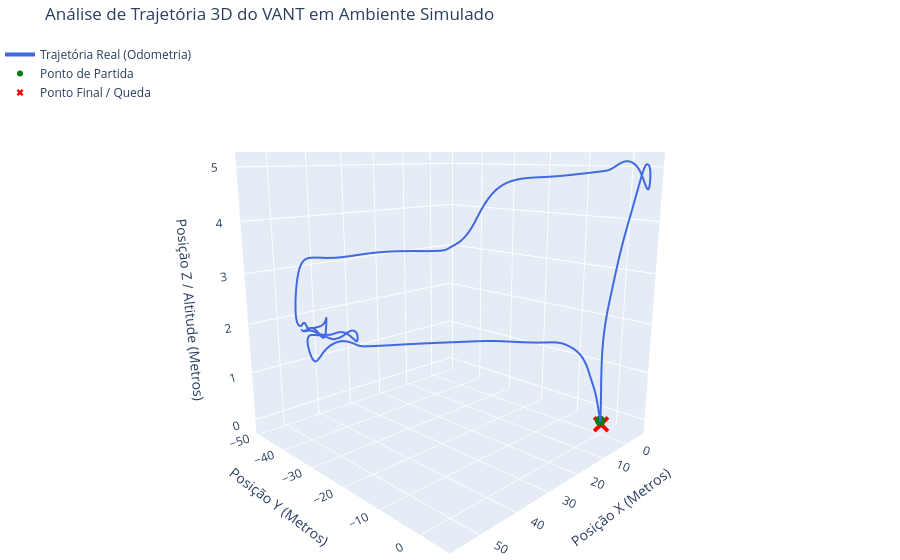

Notebook cell for this chart:
### Code cell
fig_3d = go.Figure()

# Adiciona a linha da Trajetória Real
fig_3d.add_trace(go.Scatter3d(
    x=df['x'], y=df['y'], z=df['altitude'],
    mode='lines',
    line=dict(color='royalblue', width=4),
    name='Trajetória Real (Odometria)'
))

# Adiciona o Ponto de Partida (Verde)
fig_3d.add_trace(go.Scatter3d(
    x=[df['x'].iloc[0]], y=[df['y'].iloc[0]], z=[df['altitude'].iloc[0]],
    mode='markers',
    marker=dict(color='green', size=6),
    name='Ponto de Partida'
))

# Adiciona o Ponto Final (Vermelho, com símbolo de 'X')
fig_3d.add_trace(go.Scatter3d(
    x=[df['x'].iloc[-1]], y=[df['y'].iloc[-1]], z=[df['altitude'].iloc[-1]],
    mode='markers',
    marker=dict(color='red', size=6, symbol='x'),
    name='Ponto Final / Queda'
))

fig_3d.update_layout(
    title='Análise de Trajetória 3D do VANT em Ambiente Simulado',
    scene=dict(
        xaxis_title='Posição X (Metros)',
        yaxis_title='Posição Y (Metros)',
        zaxis_title='Posição Z / Altitude (Metros)',
        # O 'eye' define a posição da câmera. Valores aproximados para elev=20, azim=45
        camera=dict(eye=dict(x=1.5, y=1.5, z=0.5)) 
    ),
    legend=dict(x=0, y=1),
    margin=dict(l=0, r=0, b=0, t=40) # Remove margens brancas em excesso
)

fig_3d.show()

### Figure 1 — Plotly figure (JSON) as saved in the notebook; plotly's stock layout.template omitted (floating-point values rounded to 4 significant figures; data arrays with more than 128 entries replaced by an {"elided": "..."} marker saying what was removed)
{"data": [{"line": {"color": "royalblue", "width": 4}, "mode": "lines", "name": "Trajetória Real (Odometria)", "type": "scatter3d", "x": {"elided": "3599 float values"}, "y": {"elided": "3599 float values"}, "z": {"elided": "3599 float values"}}, {"marker": {"color": "green", "size": 6}, "mode": "markers", "name": "Ponto de Partida", "type": "scatter3d", "x": [-0.0196], "y": [0.01456], "z": [-0.008568]}, {"marker": {"color": "red", "size": 6, "symbol": "x"}, "mode": "markers", "name": "Ponto Final / Queda", "type": "scatter3d", "x": [-0.07531], "y": [0.2893], "z": [-0.07839]}], "layout": {"legend": {"x": 0, "y": 1}, "margin": {"b": 0, "l": 0, "r": 0, "t": 40}, "scene": {"camera": {"eye": {"x": 1.5, "y": 1.5, "z": 0.5}}, "xaxis": {"title": {"text": "Posição X (Metros)"}}, "yaxis": {"title": {"text": "Posição Y (Metros)"}}, "zaxis": {"title": {"text": "Posição Z / Altitude (Metros)"}}}, "title": {"text": "Análise de Trajetória 3D do VANT em Ambiente Simulado"}}}
